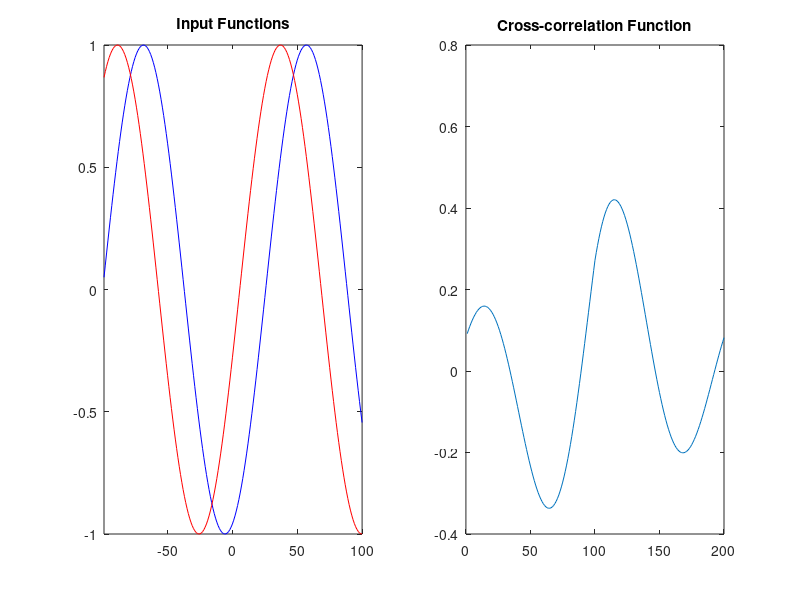

Reproduce this figure in MATLAB.
%Problem 2(ii) 
%Write a program to cross-correlate two sequences
clear all; close all;

N = 200;
% sin-shaped signal -- slowly varying
x(1:N) = sin((1:N) / 20);
y(1:N) = sin(((1:N)+20) / 20);

% Initialize array to hold the correlation data
psi = x*0;

for i = 1:N
    yshift = circshift(y,[0,(i + N/2)]);
    psi(i) = N^-1 * sum(x .* yshift);
end

h = figure
subplot(1,2,1)
plot(-floor(N/2)+1:floor(N/2),x,'b');
title('Input Functions');
axis([-floor(N/2)+1 floor(N/2) -1 1]);
hold on;
plot(-floor(N/2)+1:floor(N/2),y,'r');
subplot(1,2,2)
plot(1:size(psi,2),psi);
title('Cross-correlation Function');



